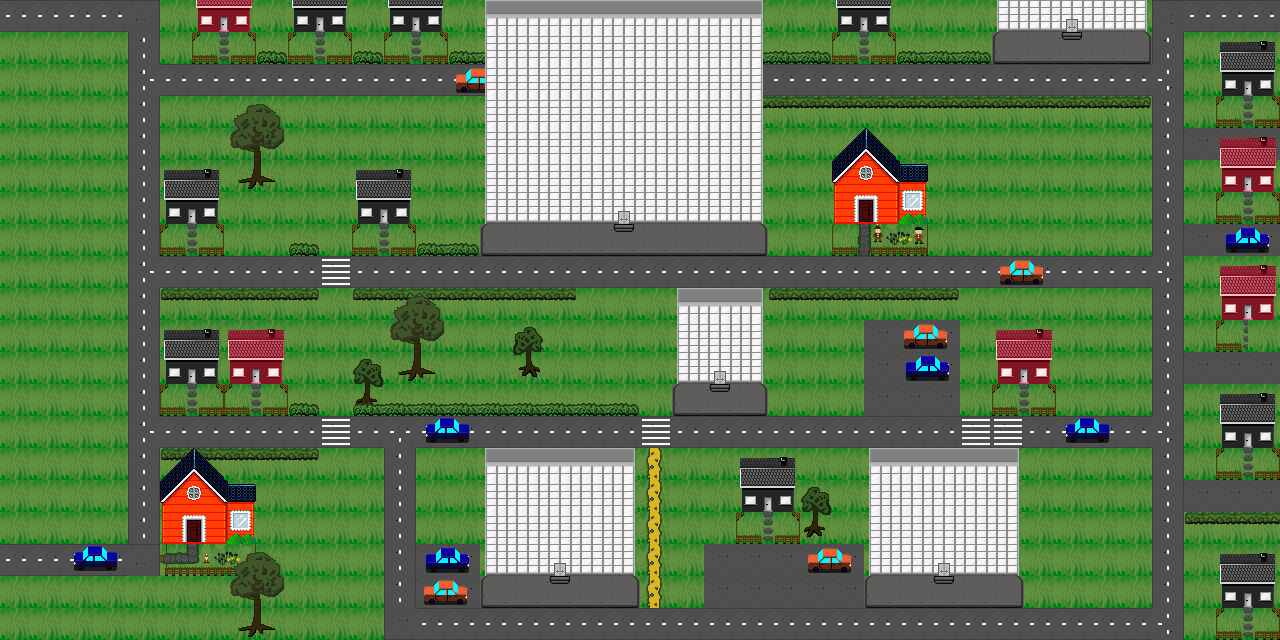

Rendered tile map (Tiled .tmx) drawn with the repository's tilesets; below, a short description and the map source with its tile grids summarised:
An orthogonal 40x20 tile map with 32x32 px tiles, 6 tile layers (ground, bushes, trees, cars, ...) and 3 objects.

<map version="1.2" tiledversion="1.3.3" orientation="orthogonal" renderorder="right-down" width="40" height="20" tilewidth="32" tileheight="32" infinite="0" nextlayerid="9" nextobjectid="5">
 <tileset firstgid="1" source="map.tsx" />
 <layer id="1" name="ground" width="40" height="20">
  <data>[800 cells, 800 non-empty, 8 distinct tile ids]</data>
 </layer>
 <layer id="7" name="bushes" width="40" height="20">
  <data>[800 cells, 58 non-empty, 15 distinct tile ids]</data>
 </layer>
 <layer id="2" name="trees" width="40" height="20">
  <data>[800 cells, 24 non-empty, 8 distinct tile ids]</data>
 </layer>
 <layer id="8" name="cars" width="40" height="20">
  <data>[800 cells, 22 non-empty, 6 distinct tile ids]</data>
 </layer>
 <layer id="5" name="talot" width="40" height="20">
  <data>[800 cells, 251 non-empty, 39 distinct tile ids]</data>
 </layer>
 <layer id="6" name="huussit" width="40" height="20">
  <data>[800 cells, 0 non-empty, 0 distinct tile ids]</data>
 </layer>
 <objectgroup id="3" name="object" visible="0">
  <object id="2" x="607.667" y="161.667" width="65" height="92" />
  <object id="3" x="193.333" y="160.667" width="59.3333" height="94.6667" />
  <object id="4" x="1184.67" y="160" width="62.6667" height="95.3333" />
 </objectgroup>
</map>
